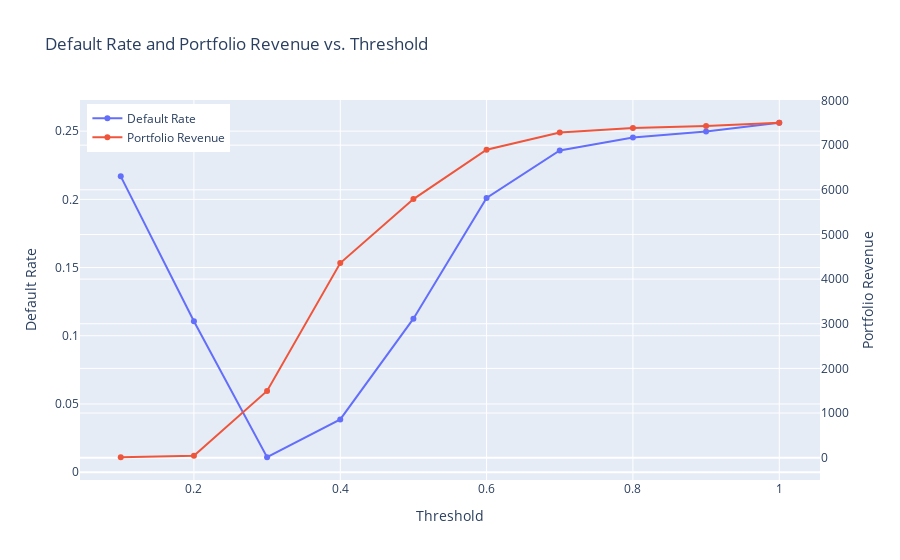

Write notebook code for a chart like this one.
### Code cell
import plotly.graph_objects as go

def plot_default_rate_and_revenue_vs_threshold(df):
    fig = go.Figure()

    # Default Rate
    fig.add_trace(go.Scatter(x=df['Threshold'], y=df['Default Rate'],
                        mode='lines+markers',
                        name='Default Rate'))

    # Portfolio Revenue
    fig.add_trace(go.Scatter(x=df['Threshold'], y=df['Portfolio Revenue'],
                        mode='lines+markers',
                        name='Portfolio Revenue',
                        yaxis='y2'))

    # Create axis objects
    fig.update_layout(
        title='Default Rate and Portfolio Revenue vs. Threshold',
        xaxis=dict(title='Threshold'),
        yaxis=dict(title='Default Rate'),
        yaxis2=dict(title='Portfolio Revenue', overlaying='y', side='right'),
        legend=dict(yanchor="top", y=0.99, xanchor="left", x=0.01),
        height=600
    )

    fig.show()

plot_default_rate_and_revenue_vs_threshold(results_df)

### Figure 1 — Plotly figure (JSON) as saved in the notebook; plotly's stock layout.template omitted (floating-point values rounded to 4 significant figures)
{"data": [{"mode": "lines+markers", "name": "Default Rate", "type": "scatter", "x": [0.1, 0.2, 0.3, 0.4, 0.5, 0.6, 0.7, 0.8, 0.9, 1], "y": [0.2169, 0.1107, 0.01096, 0.03872, 0.1125, 0.2011, 0.2359, 0.2454, 0.2498, 0.2562]}, {"mode": "lines+markers", "name": "Portfolio Revenue", "type": "scatter", "x": [0.1, 0.2, 0.3, 0.4, 0.5, 0.6, 0.7, 0.8, 0.9, 1], "y": [9.538, 41.54, 1494.0, 4360.0, 5793.0, 6897.0, 7284.0, 7383.0, 7428.0, 7502.0], "yaxis": "y2"}], "layout": {"autosize": true, "legend": {"x": 0.01, "xanchor": "left", "y": 0.99, "yanchor": "top"}, "title": {"text": "Default Rate and Portfolio Revenue vs. Threshold"}, "xaxis": {"autorange": true, "range": [0.04553, 1.054], "title": {"text": "Threshold"}, "type": "linear"}, "yaxis": {"autorange": true, "range": [-0.009272, 0.2764], "title": {"text": "Default Rate"}, "type": "linear"}, "yaxis2": {"autorange": true, "overlaying": "y", "range": [-608.8, 8121.0], "side": "right", "title": {"text": "Portfolio Revenue"}, "type": "linear"}}}
